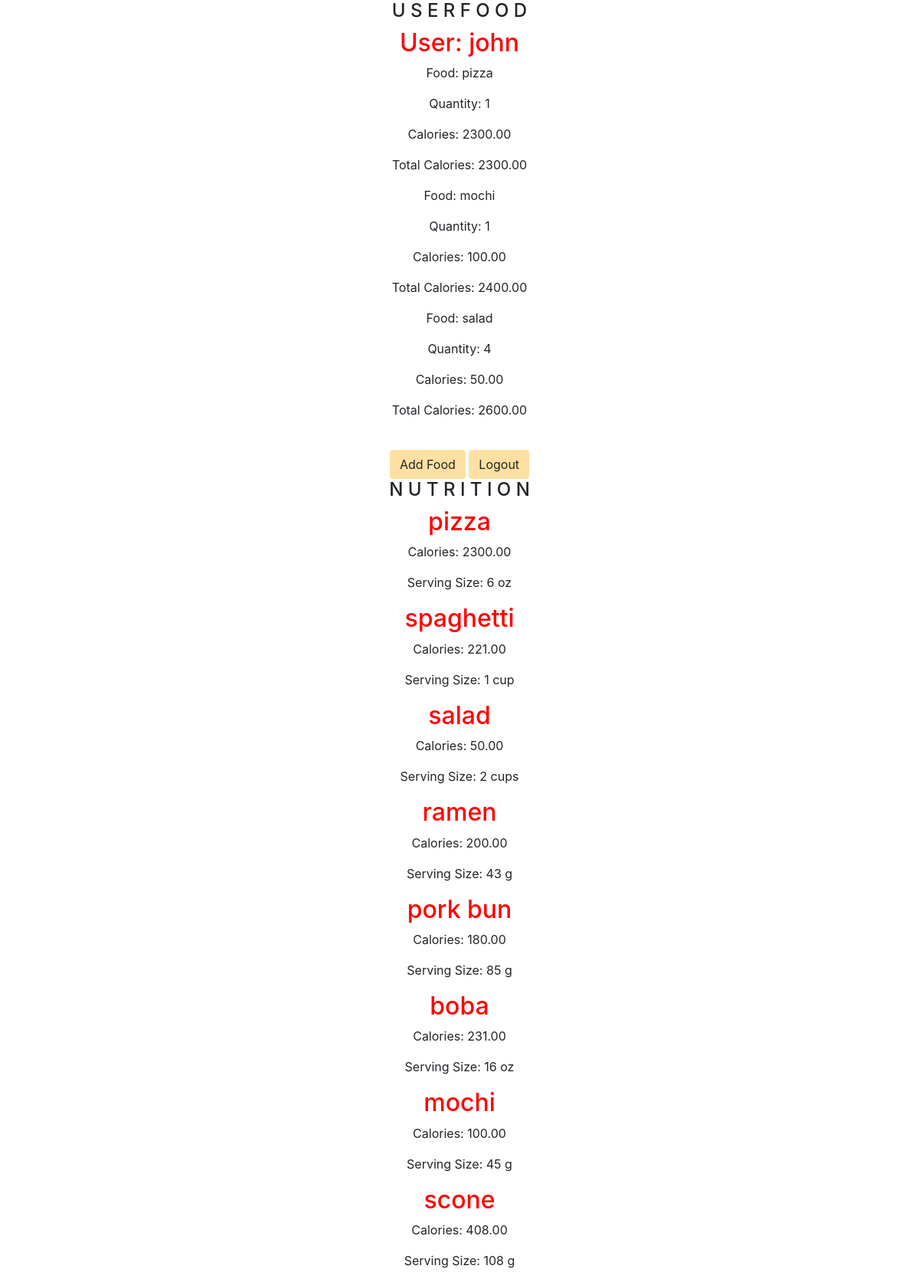
/main/, run on the app's committed database.
### CalorieCounter/models.py (models this page shows, shortened)
class Food(models.Model):
    foodName = models.CharField(max_length=200)
    calorie = models.DecimalField(max_digits=6, decimal_places=2, default=0, blank=True)
    servingSize = models.IntegerField()
    servingSizeUnits = models.CharField(max_length=20)

### CalorieCounter/views.py (the view)
# urls.py: path('main/', views.MainView.as_view(), name='mainView'),
class MainView(View):
    def get(self, request):
        template = loader.get_template('CalorieCounter/mainView.html')
        foods = Food.objects.all()
        total_temp = UserFood.objects.all()
        total = []
        totalCalories = 0
        for item_temp in total_temp:
            item = {}
            item["food"] = item_temp.food.foodName
            item["user"] = item_temp.user.username
            item["quantity"] = item_temp.quantity
            food = Food.objects.get(foodName = item["food"])
            calorie = food.calorie
            item["calorie"] = calorie
            totalCalories += (calorie * item["quantity"])
            item["totalCalories"] = totalCalories
            total.append(item)
        print (total)
        context = {
        "foods": foods,
        "total": total,
        }
        return HttpResponse(template.render(context, request))

### CalorieCounter/templates/CalorieCounter/mainView.html (shortened to what this page needs)
<!DOCTYPE html>
<html lang="en">
  <head>
    <link rel="stylesheet" href="https://maxcdn.bootstrapcdn.com/bootstrap/4.5.2/css/bootstrap.min.css">
    <link rel="stylesheet" href="https://use.fontawesome.com/releases/v5.7.0/css/all.css">
  </head>
  <body>
  <center><h4>U S E R F O O D</h4>
  <div class="row justify-content-center">
    <div class="container-fluid">
      <h2 style="color:red"> User: {{total.0.user}}</h2>
      {% for i in total %}
      <p> Food: {{i.food}} </p>
      <p> Quantity: {{i.quantity}} </p>
      <p> Calories: {{i.calorie}} </p>
      <p> Total Calories: {{i.totalCalories}} </p>
      {% endfor %}
    </div>
  </div>
    <a href="/addFood" class="btn" style="background-color:#ffe0a3" role="button">Add Food</a>
    <a href="/logout" class="btn" style="background-color:#ffe0a3" role="button">Logout</a>
  <h4>N U T R I T I O N</h4>
  {% for food in foods %}
  <div class="row justify-content-center">
    <div class="container-fluid">
      <h2 style="color:red"> {{food.foodName}}</h2>
      <p> Calories: {{food.calorie}} </p>
      <p> Serving Size: {{food.servingSize}} {{food.servingSizeUnits}} </p>
    </div>
  </div>
  {% endfor %}
  </center>
</body></html>

### data on the page
Food: food "pizza", calorie "2300.00", foodName "pizza", calorie "2300.00", servingSize "6", servingSizeUnits "oz"
Food: food "mochi", calorie "100.00", foodName "mochi", calorie "100.00", servingSize "45", servingSizeUnits "g"
Food: food "salad", calorie "50.00", foodName "salad", calorie "50.00", servingSize "2", servingSizeUnits "cups"
Food: foodName "spaghetti", calorie "221.00", servingSize "1", servingSizeUnits "cup"
Food: foodName "ramen", calorie "200.00", servingSize "43", servingSizeUnits "g"
Food: foodName "pork bun", calorie "180.00", servingSize "85", servingSizeUnits "g"
Food: foodName "boba", calorie "231.00", servingSize "16", servingSizeUnits "oz"
Food: foodName "scone", calorie "408.00", servingSize "108", servingSizeUnits "g"

### other printed values
{{ total.0.user }} "john"
{{ i.quantity }} "1" "1" "4"
{{ i.totalCalories }} "2300.00" "2400.00" "2600.00"
